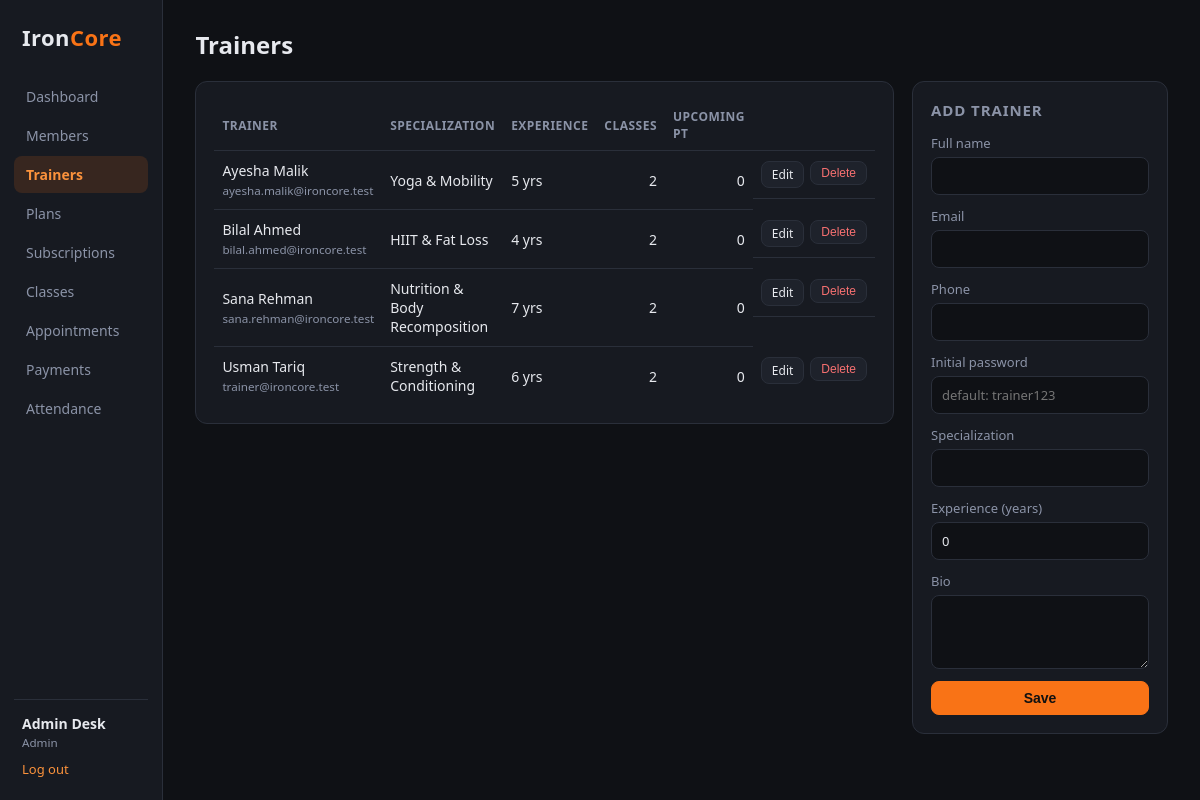
Page /trainers.php (signed in) on the committed database.
### tables this page shows
CREATE TABLE trainers (
    id               INT AUTO_INCREMENT PRIMARY KEY,
    user_id          INT NOT NULL UNIQUE,
    specialization   VARCHAR(100),
    experience_years TINYINT UNSIGNED NOT NULL DEFAULT 0,
    bio              TEXT,
    CONSTRAINT fk_trainer_user FOREIGN KEY (user_id) REFERENCES users (id) ON DELETE CASCADE
);

CREATE TABLE users (
    id            INT AUTO_INCREMENT PRIMARY KEY,
    name          VARCHAR(100) NOT NULL,
    email         VARCHAR(120) NOT NULL UNIQUE,
    phone         VARCHAR(20),
    password_hash VARCHAR(255) NOT NULL,
    role          ENUM('admin', 'trainer', 'member') NOT NULL DEFAULT 'member',
    created_at    TIMESTAMP NOT NULL DEFAULT CURRENT_TIMESTAMP
);

### includes/db.php (called while the page is built)
<?php
function db(): PDO
{
    static $pdo = null;
    if ($pdo === null) {
        $cfg = require __DIR__ . '/../config/database.php';
        $dsn = sprintf('mysql:host=%s;port=%s;dbname=%s;charset=%s',
            $cfg['host'], $cfg['port'], $cfg['database'], $cfg['charset']);
        $pdo = new PDO($dsn, $cfg['username'], $cfg['password'], [
            PDO::ATTR_ERRMODE            => PDO::ERRMODE_EXCEPTION,
            PDO::ATTR_DEFAULT_FETCH_MODE => PDO::FETCH_ASSOC,
            PDO::ATTR_EMULATE_PREPARES   => false,
        ]);
    }
    return $pdo;
}
function q(string $sql, array $params = []): PDOStatement
{
    $stmt = db()->prepare($sql);
    $stmt->execute($params);
    return $stmt;
}

### includes/helpers.php (called while the page is built, shortened)
<?php
function e($value): string
{
    return htmlspecialchars((string) $value, ENT_QUOTES, 'UTF-8');
}

### trainers.php (the view, shortened to what this page needs)
<?php
$trainers = q('SELECT t.*, u.name, u.email, u.phone,
                 (SELECT COUNT(*) FROM classes c WHERE c.trainer_id = t.id) AS classes,
                 (SELECT COUNT(*) FROM appointments a WHERE a.trainer_id = t.id AND a.appointment_at >= NOW()) AS upcoming
               FROM trainers t JOIN users u ON u.id = t.user_id ORDER BY u.name')->fetchAll();
$edit = isset($_GET['edit'])
    ? q('SELECT t.*, u.name, u.email, u.phone FROM trainers t JOIN users u ON u.id = t.user_id WHERE t.id = ?', [(int) $_GET['edit']])->fetch()
    : null;
require __DIR__ . '/includes/header.php';
?>
<div class="grid-2 wide-left">
    <section class="card">
        <table>
            <tr><th>Trainer</th><th>Specialization</th><th>Experience</th><th>Classes</th><th>Upcoming PT</th><th></th></tr>
            <?php foreach ($trainers as $t): ?>
                <tr>
                    <td><?= e($t['name']) ?><br><small class="muted"><?= e($t['email']) ?></small></td>
                    <td><?= e($t['specialization']) ?></td>
                    <td><?= (int) $t['experience_years'] ?> yrs</td>
                    <td class="num"><?= (int) $t['classes'] ?></td>
                    <td class="num"><?= (int) $t['upcoming'] ?></td>
                    <td class="actions">
                        <a class="btn small" href="?edit=<?= $t['id'] ?>">Edit</a>
                        <form method="post" onsubmit="return confirm('Remove this trainer and their classes?')">
                            <button class="btn small danger">Delete</button>
                        </form>
                    </td>
                </tr>
            <?php endforeach; ?>
        </table>
    </section>
    <section class="card">
        <h2><?= $edit ? 'Edit trainer' : 'Add trainer' ?></h2>
        <form method="post" class="form">
            <label>Full name <input name="name" required value="<?= e($edit['name'] ?? '') ?>"></label>
            <label>Email <input type="email" name="email" required value="<?= e($edit['email'] ?? '') ?>"></label>
            <label>Phone <input name="phone" value="<?= e($edit['phone'] ?? '') ?>"></label>
            <?php if (!$edit): ?><label>Initial password <input name="password" placeholder="default: trainer123"></label><?php endif; ?>
            <label>Specialization <input name="specialization" value="<?= e($edit['specialization'] ?? '') ?>"></label>
            <label>Experience (years) <input type="number" min="0" name="experience_years" value="<?= e($edit['experience_years'] ?? 0) ?>"></label>
            <label>Bio <textarea name="bio" rows="3"><?= e($edit['bio'] ?? '') ?></textarea></label>
            <button class="btn primary">Save</button>
        </form>
    </section>
</div>
<?php require __DIR__ . '/includes/footer.php';

### assets/css/style.css (style rules this page uses)
:root { --bg: #0f1115; --panel: #171a21; --panel-2: #1e222b; --line: #2a2f3a; --text: #e7e9ee; --muted: #8b93a7; --accent: #f97316; --accent-2: #fb923c; --green: #22c55e; --blue: #3b82f6; --red: #ef4444; --amber: #f59e0b; }
* { box-sizing: border-box; }
body { margin: 0; font-family: "Segoe UI", system-ui, -apple-system, Roboto, Arial, sans-serif; background: var(--bg); color: var(--text); font-size: 14px; }
a { color: var(--accent-2); text-decoration: none; }
h2 { font-size: 15px; margin: 0 0 14px; color: var(--muted); text-transform: uppercase; letter-spacing: .06em; }
.card { background: var(--panel); border: 1px solid var(--line); border-radius: 12px; padding: 18px; margin-bottom: 18px; }
.grid-2 { display: grid; grid-template-columns: 1fr 1fr; gap: 18px; align-items: start; }
.grid-2.wide-left { grid-template-columns: 2fr 1fr; }
table { width: 100%; border-collapse: collapse; }
th { text-align: left; color: var(--muted); font-weight: 600; font-size: 12px; text-transform: uppercase; letter-spacing: .04em; padding: 8px; border-bottom: 1px solid var(--line); }
td { padding: 10px 8px; border-bottom: 1px solid var(--line); vertical-align: middle; }
tr:last-child td { border-bottom: none; }
td.num, th.num { text-align: right; }
.muted { color: var(--muted); }
.small { font-size: 12px; }
.btn { display: inline-block; border: 1px solid var(--line); background: var(--panel-2); color: var(--text); padding: 8px 14px; border-radius: 8px; cursor: pointer; font-size: 14px; }
.btn.primary { background: var(--accent); border-color: var(--accent); color: #111; font-weight: 600; }
.btn.danger { color: #f87171; }
.btn.small { padding: 4px 10px; font-size: 12px; }
.actions { display: flex; gap: 6px; }
.actions form { margin: 0; }
.form { display: flex; flex-direction: column; gap: 12px; }
.form label, .login-card label { display: flex; flex-direction: column; gap: 5px; color: var(--muted); font-size: 13px; }
input, select, textarea { background: var(--bg); border: 1px solid var(--line); color: var(--text); padding: 9px 10px; border-radius: 8px; font: inherit; }

### rows in the picture
trainers: user.name "Ayesha Malik", user.email "ayesha.malik@ironcore.test", specialization "Yoga & Mobility", experience_years "5", classes "2", upcoming "0"
trainers: user.name "Bilal Ahmed", user.email "bilal.ahmed@ironcore.test", specialization "HIIT & Fat Loss", experience_years "4", classes "2", upcoming "0"
trainers: user.name "Sana Rehman", user.email "sana.rehman@ironcore.test", specialization "Nutrition & Body Recomposition", experience_years "7", classes "2", upcoming "0"
trainers: user.name "Usman Tariq", user.email "trainer@ironcore.test", specialization "Strength & Conditioning", experience_years "6", classes "2", upcoming "0"

### other values in the picture
$label "Dashboard"
$label "Members"
$label "Trainers"
$label "Plans"
$label "Subscriptions"
$label "Classes"
$label "Appointments"
$label "Payments"
$label "Attendance"
$user['name'] "Admin Desk"
$user['role'] "Admin"
$pageTitle "Trainers"
